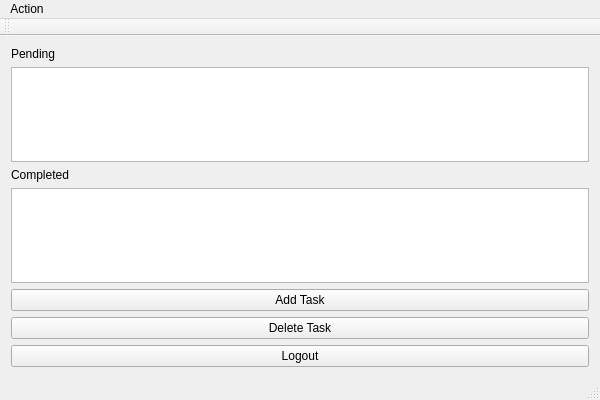
<?xml version="1.0" encoding="UTF-8"?>
<ui version="4.0">
 <class>ToDoClass</class>
 <widget class="QMainWindow" name="ToDoClass">
  <property name="geometry">
   <rect>
    <x>0</x>
    <y>0</y>
    <width>600</width>
    <height>400</height>
   </rect>
  </property>
  <property name="windowTitle">
   <string>ToDo</string>
  </property>
  <widget class="QWidget" name="centralWidget">
   <layout class="QVBoxLayout" name="verticalLayout_2">
    <item>
     <widget class="QLabel" name="label">
      <property name="text">
       <string>Pending</string>
      </property>
     </widget>
    </item>
    <item>
     <layout class="QVBoxLayout" name="verticalLayout">
      <item>
       <widget class="QListWidget" name="listWidgetPending"/>
      </item>
      <item>
       <widget class="QLabel" name="label_2">
        <property name="text">
         <string>Completed</string>
        </property>
       </widget>
      </item>
      <item>
       <widget class="QListWidget" name="listWidgetCompleted"/>
      </item>
     </layout>
    </item>
    <item>
     <widget class="QPushButton" name="AddTaskButton">
      <property name="text">
       <string>Add Task</string>
      </property>
     </widget>
    </item>
    <item>
     <widget class="QPushButton" name="DeleteButton">
      <property name="text">
       <string>Delete Task</string>
      </property>
     </widget>
    </item>
    <item>
     <widget class="QPushButton" name="LogOutButton">
      <property name="text">
       <string>Logout</string>
      </property>
     </widget>
    </item>
   </layout>
  </widget>
  <widget class="QMenuBar" name="menuBar">
   <property name="geometry">
    <rect>
     <x>0</x>
     <y>0</y>
     <width>600</width>
     <height>22</height>
    </rect>
   </property>
   <widget class="QMenu" name="menuAction">
    <property name="title">
     <string>Action</string>
    </property>
    <addaction name="actionEdit_Task"/>
    <addaction name="actionCompleted_Task"/>
    <addaction name="actionQuit"/>
   </widget>
   <addaction name="menuAction"/>
  </widget>
  <widget class="QToolBar" name="mainToolBar">
   <attribute name="toolBarArea">
    <enum>TopToolBarArea</enum>
   </attribute>
   <attribute name="toolBarBreak">
    <bool>false</bool>
   </attribute>
  </widget>
  <widget class="QStatusBar" name="statusBar"/>
  <action name="actionEdit_Task">
   <property name="text">
    <string>Edit Task</string>
   </property>
  </action>
  <action name="actionCompleted_Task">
   <property name="text">
    <string>Completed Task</string>
   </property>
  </action>
  <action name="actionQuit">
   <property name="text">
    <string>Quit</string>
   </property>
  </action>
 </widget>
 <layoutdefault spacing="6" margin="11"/>
 <resources/>
 <connections/>
</ui>
